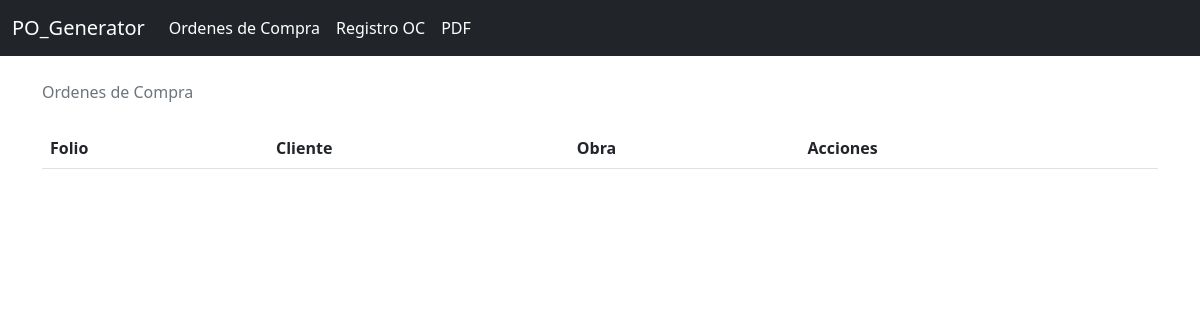
Before: / with the older database file.
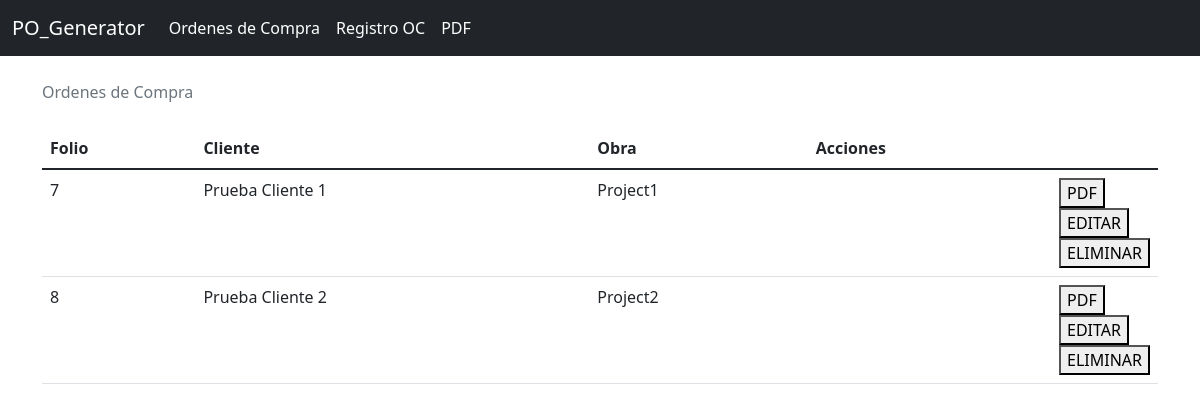
After: the same page with the newer database file.
### core/models.py (models this page shows, shortened)
class PO (models.Model):
    client = models.CharField(max_length=155, null=True, blank=True)
    date = models.DateTimeField(default=timezone.now)
    project = models.CharField(max_length=155, null=True, blank=True)
    contact_name = models.CharField(max_length=155, null=True, blank=True)
    bill_to = models.CharField(max_length=155,null=True,blank=True)

### core/views.py (the view)
# urls.py: path('', index, name='index'),
def index(request):
    POS = PO.objects.all()
    print(POS)
    return render(request, 'home.html', {'PO':POS})

### core/templates/home.html (shortened to what this page needs)
{%extends 'base.html'%}
{%block content%}
<div class="container">
    <ol class="breadcrumb my-4">
      <li class="breadcrumb-item active">Ordenes de Compra</li>
    </ol>
    <table class="table">
      <thead class="thead-inverse">
        <tr>
          <th>Folio</th>
          <th>Cliente</th>
          <th>Obra</th>
          <th>Acciones</th>
        </tr>
      </thead>
      <tbody>
        {% for POS in PO %}
          <tr>
            <td>{{ POS.id }}</td>
            <td>{{ POS.client }}</td>
            <td>{{ POS.project }}</td>
            <td></td>
            <td style="width:50px;">
              <div class = "row">
                <div class = "col-sm-auto"><button type="button" onclick="alert('PDF PRESIONADO!')">PDF</button></div>
                <div class = "col-sm-auto"><button type="button" onclick="alert('EDITAR PRESIONADO!')">EDITAR</button></div>
                <div class= "col-sm-auto"><button type="button" onclick="alert('ELIMINAR PRESIONADO!')">ELIMINAR</button></div>
              </div>
            </td>
        {% endfor %}
          </tr>
      </tbody>
    </table>
  </div>
{%endblock%}

### core/templates/base.html (shortened to what this page needs)
<!doctype html>
<html lang="en">
<head>
  <link href="https://cdn.jsdelivr.net/npm/bootstrap@5.1.1/dist/css/bootstrap.min.css" rel="stylesheet"
>
</head>
<body>
  <nav class="navbar navbar-expand-lg navbar-dark bg-dark">
    <div class="container-fluid">
      <a class="navbar-brand" href="{%url 'index'%}">PO_Generator</a>
      <div class="collapse navbar-collapse" id="navbarNav">
        <ul class="navbar-nav">
          <li class="nav-item">
            <a class="nav-link active" aria-current="page" href="{%url 'index'%}">Ordenes de Compra</a>
          </li>
          <li class="nav-item">
            <a class="nav-link active" aria-current="page" href="{%url 'register_oc'%}">Registro OC</a>
          </li>
          <li class="nav-item">
            <a class="nav-link active" aria-current="page" href="{%url 'po_pdf'%}">PDF</a>
          </li>
        </ul>
      </div>
    </div>
  </nav>
  {%block content%}
  {%endblock%}
</body>
</html>

Changed rows visible on the page:
added PO: id "7", client "Prueba Cliente 1", project "Project1"
added PO: id "8", client "Prueba Cliente 2", project "Project2"
